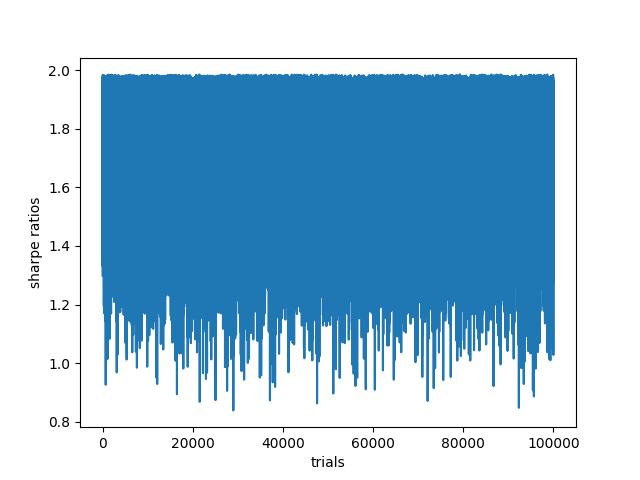

Write Python code to recreate this figure.
import random
import numpy as np
import matplotlib
import matplotlib.pyplot as plt

trials = 100000


def rand_weights(n):
    w = np.random.rand(n)
    return w / sum(w)

def get_sharpe(w):
    mean = [0,0,0,0,0,1]
    sd = [0,0,0,0,0, 0]
    for i in range(0,4):
        p = (.3 + (i+1)/10)
        mean[i] = p*(1 - (i+1)/float(10))
        sd[i] = p*(1-p)
    mean[5] = .1
    
    top = 0
    bottom = 0
    for i in range(0,5):
        top = top + mean[i]*w[i]
        bottom = bottom + (sd[i]*w[i]**2)
    S = top / (bottom**(.5))*2
    return S

sharpe_arr = []
S = 0
best = 0
best_weights = rand_weights(6)
for k in range(0, trials):
    weights = rand_weights(6)
    S = get_sharpe(weights)
    sharpe_arr.append(S)
    if (S > best):
        best = S
        best_weights = weights

x = np.arange(0, 100000, 1)
plt.plot(x, sharpe_arr)
plt.xlabel('trials')
plt.ylabel('sharpe ratios')
plt.savefig('coins.png')
plt.show()
print best
print weights










